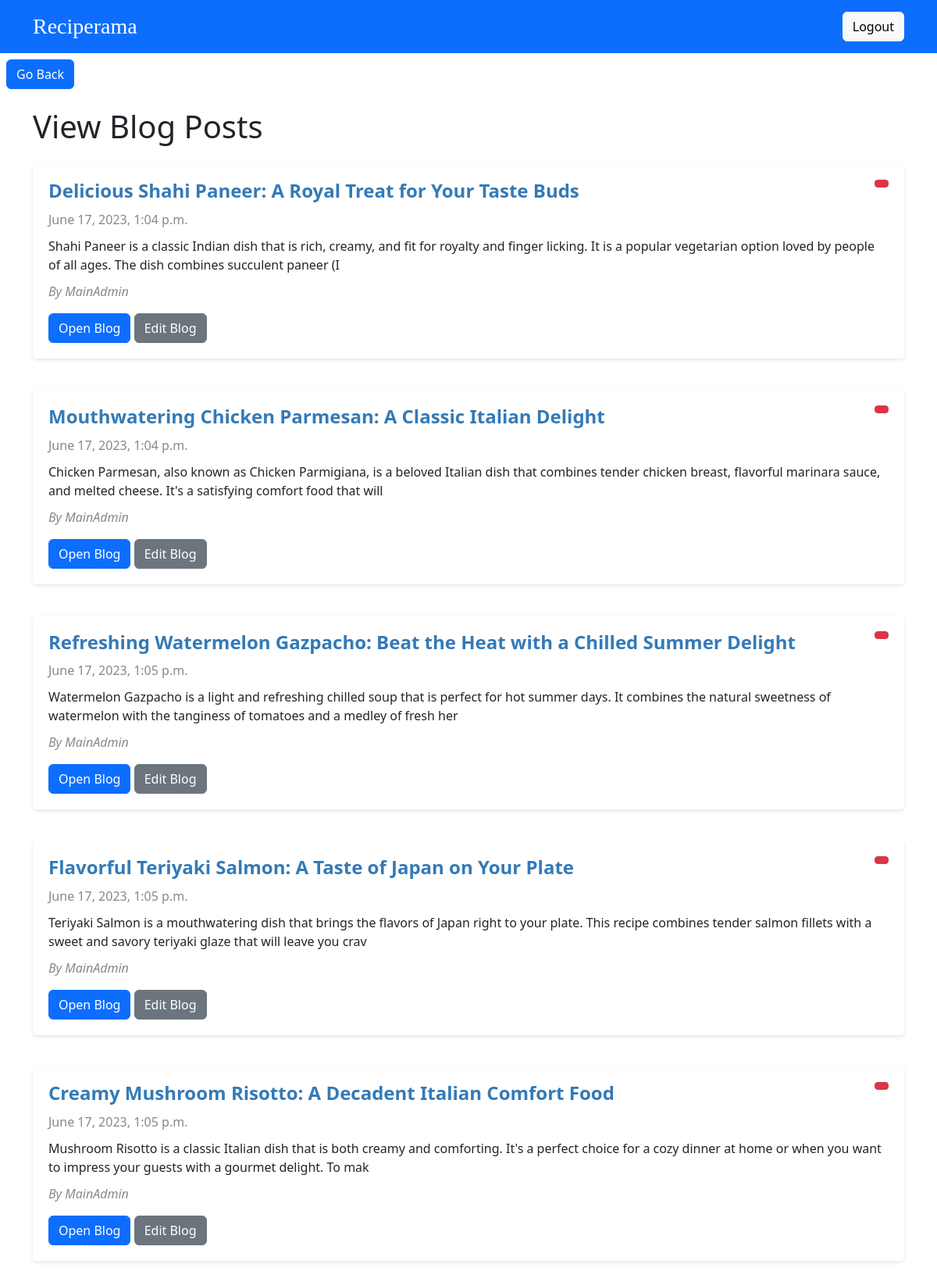
The app's page /userauth/view_blogs (signed in) with its own data.
### blog/models.py (models this page shows, shortened)
class Blog(models.Model):
    author = models.ForeignKey(Profile, on_delete=models.CASCADE)
    title = models.CharField(max_length=255)
    slug = models.SlugField(unique=True)
    content = models.TextField()
    created_at = models.DateTimeField(editable=False)
    updated_at = models.DateTimeField()

### userauth/models.py (models this page shows, shortened)
class Profile(models.Model):
    user = models.OneToOneField(User, on_delete=models.CASCADE)
    name = models.CharField(max_length=255)
    bio = models.TextField()
    country = models.CharField(max_length=255)
    dob = models.DateField(blank=True, null = True)

class CustomUser(AbstractUser):
    is_staff = models.BooleanField(default=False)

### userauth/views.py (the view)
# urls.py: path('view_blogs',views.view_blogs,name='view_blogs'),
@login_required
def view_blogs(request):
    blogs = Blog.objects.filter(author__user=request.user)
    return render(request,'view_blogs.html', {'blogs': blogs})

### template/view_blogs.html (shortened to what this page needs)
<!DOCTYPE html>
<html>
<head>
    <link rel="stylesheet" href="https://cdn.jsdelivr.net/npm/bootstrap@5.3.0/dist/css/bootstrap.min.css">
    <link rel="stylesheet" href="https://cdnjs.cloudflare.com/ajax/libs/font-awesome/5.8.2/css/brands.min.css">
</head>
<body>
    <nav class="navbar bg-primary" data-bs-theme="dark">
        <div class="container">
            <a class="navbar-brand" href="/">Reciperama</a>
            <ul class="navbar-nav ms-auto">
                <li class="nav-item">
                    <form method="post" action="/userauth/logout">
                        <button type="submit" class="btn btn-light">Logout</button>
                    </form>
                </li>
            </ul>
        </div>
    </nav>
    <a href="/userauth/dashboard" onclick="history.go(-1);" class="text-start mb-4">
        <button class="btn btn-primary mt-2 mx-2">Go Back</button>
    </a>
    <div class="container">
        <h1 class="my-4">View Blog Posts</h1>
        {% for blog in blogs %}
            <div class="blog-post">
                <a href="{% url 'delete_blog' blog.slug %}" class="btn btn-danger btn-sm float-end">
                </a>
                <h2 class="post-title">{{ blog.title }}</h2>
                <p class="post-date">{{ blog.created_at }}</p>
                <p class="post-content">{{ blog.content|slice:":200" }}</p>
                <p class="post-author">By {{ blog.author.user.username }}</p>
                <div>
                    <a href="{% url 'blog_detail' blog.slug %}" class="btn btn-primary">Open Blog</a>
                    <a href="{% url 'edit_blog' blog.slug %}" class="btn btn-secondary">Edit Blog</a>
                </div>
            </div>
        {% empty %}
            <p>No blog posts found.</p>
        {% endfor %}
    </div>
</body>
</html>

### template/view_blogs.html (style rules this page uses)
.navbar-brand { font-weight: light; font-family: 'Monserrat', Times, serif; font-size: 28px; }
.blog-post { margin-bottom: 40px; padding: 20px; background-color: #fff; border-radius: 5px; box-shadow: 0 2px 5px rgba(0, 0, 0, 0.1); }
.blog-post .post-title { font-size: 24px; font-weight: bold; color: #337ab7; margin-bottom: 10px; }
.blog-post .post-date { color: #888; margin-bottom: 10px; }
.blog-post .post-content { margin-bottom: 10px; }
.blog-post .post-author { color: #888; font-style: italic; }

### records on screen
Blog: title "Delicious Shahi Paneer: A Royal Treat for Your Taste Buds", created_at "June 17, 2023, 1:04 p.m.", content "Shahi Paneer is a classic Indian dish that is rich, creamy, and fit for royalty and finger licking. It is a popular vegetarian option loved by people of all ages. The dish combines succulent paneer (I", author.user.username "MainAdmin"
Blog: title "Mouthwatering Chicken Parmesan: A Classic Italian Delight", created_at "June 17, 2023, 1:04 p.m.", content "Chicken Parmesan, also known as Chicken Parmigiana, is a beloved Italian dish that combines tender chicken breast, flavorful marinara sauce, and melted cheese. It's a satisfying comfort food that will", author.user.username "MainAdmin"
Blog: title "Refreshing Watermelon Gazpacho: Beat the Heat with a Chilled Summer Delight", created_at "June 17, 2023, 1:05 p.m.", content "Watermelon Gazpacho is a light and refreshing chilled soup that is perfect for hot summer days. It combines the natural sweetness of watermelon with the tanginess of tomatoes and a medley of fresh her", author.user.username "MainAdmin"
Blog: title "Flavorful Teriyaki Salmon: A Taste of Japan on Your Plate", created_at "June 17, 2023, 1:05 p.m.", content "Teriyaki Salmon is a mouthwatering dish that brings the flavors of Japan right to your plate. This recipe combines tender salmon fillets with a sweet and savory teriyaki glaze that will leave you crav", author.user.username "MainAdmin"
Blog: title "Creamy Mushroom Risotto: A Decadent Italian Comfort Food", created_at "June 17, 2023, 1:05 p.m.", content "Mushroom Risotto is a classic Italian dish that is both creamy and comforting. It's a perfect choice for a cozy dinner at home or when you want to impress your guests with a gourmet delight. To mak", author.user.username "MainAdmin"
